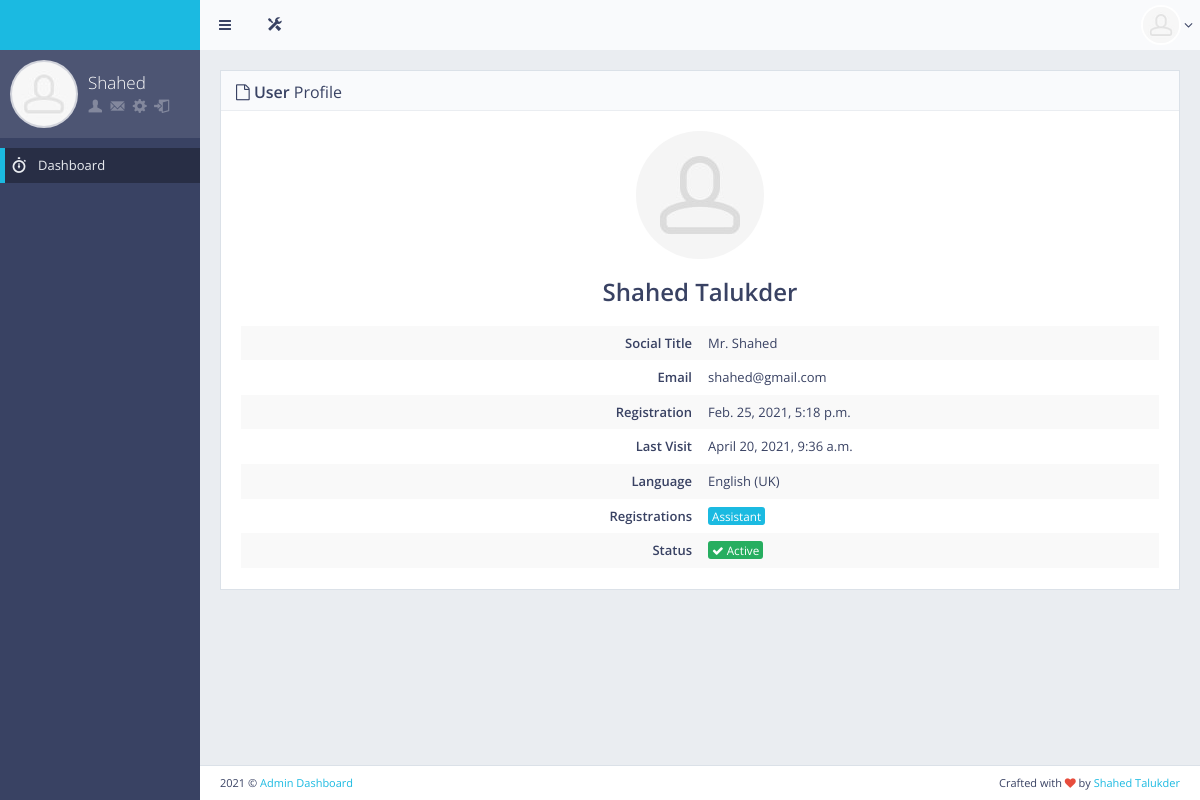
Page /profile/ (signed in) on the earlier database version.
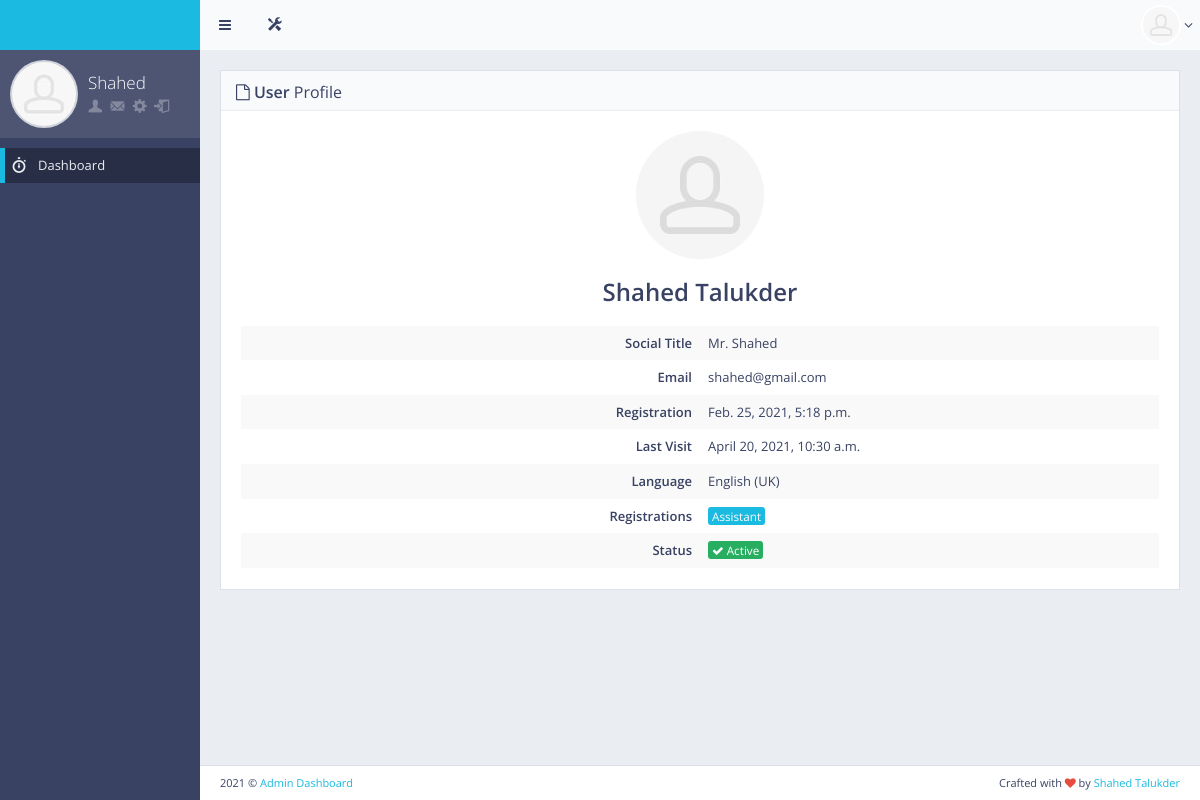
Same page on the later database version.
### main/models.py (models this page shows, shortened)
class User(AbstractUser):
    is_doctor = models.BooleanField(default=False)
    is_student = models.BooleanField(default=False)
    is_moderator = models.BooleanField(default=False)
    is_assistant = models.BooleanField(default=False)
    is_driver = models.BooleanField(default=False)

### main/views.py (the view)
# urls.py: path('profile/', views.user_profile, name="user_profile"),
def user_profile(request):
    if request.user.is_authenticated:
        return render(request, 'user_profile.html', {"title":"{} Profile".format(request.user.username.title())})
    else:
        return redirect('/')

### main/templates/user_profile.html (shortened to what this page needs)
{%extends 'base.html'%}
{%load static%}
{%block main_content%}
<div id="page-content" style="min-height: 1189px;">
    <div class="row">
        <div class="col-lg-12">
            <div class="block">
                <div class="block-title">
                    <h2><i class="fa fa-file-o"></i> <strong>User</strong> Profile</h2>
                </div>
                <div class="block-section text-center">
                    <a href="javascript:void(0)">
                        <img src="{%static 'front/'%}img/placeholders/avatars/avatar4@2x.jpg" alt="avatar" class="img-circle">
                    </a>
                    <h3>
                        <strong>{{user.first_name | title}} {{user.last_name | title}}</strong><br><small></small>
                    </h3>
                </div>
                <table class="table table-borderless table-striped table-vcenter">
                    <tbody>
                        <tr>
                            <td class="text-right" style="width: 50%;"><strong>Social Title</strong></td>
                            <td>Mr. {{user.first_name}}</td>
                        </tr>
                        <tr>
                            <td class="text-right"><strong>Email</strong></td>
                            <td>{{user.email}}</td>
                        </tr>
                        <tr>
                            <td class="text-right"><strong>Registration</strong></td>
                            <td>{{user.date_joined}}</td>
                        </tr>
                        <tr>
                            <td class="text-right"><strong>Last Visit</strong></td>
                            <td>{{user.last_login}}</td>
                        </tr>
                        <tr>
                            <td class="text-right"><strong>Language</strong></td>
                            <td>English (UK)</td>
                        </tr>
                        <tr>
                            <td class="text-right"><strong>Registrations</strong></td>
                            {%if user.is_superuser%}
                            <td><span class="label label-primary">Admin</span></td>
                            {%elif user.is_doctor%}
                            <td><span class="label label-primary">Doctor</span></td>
                            {%elif user.is_moderator%}
                            <td><span class="label label-primary">Moderator</span></td>
                            {%else%}
                            <td><span class="label label-primary">Assistant</span></td>
                            {%endif%}
                        </tr>
                        <tr>
                            <td class="text-right"><strong>Status</strong></td>
                            {%if user.is_active%}
                            <td><span class="label label-success"><i class="fa fa-check"></i> Active</span></td>
                            {%else%}
                            <td><span class="label label-danger"><i class="fa fa-check"></i>Not Active</span></td>
                            {%endif%}
                        </tr>
                    </tbody>
                </table>
            </div>
        </div>
    </div>
</div>
{%endblock main_content%}

### main/templates/base.html (shortened to what the changed rows need)
<!DOCTYPE html> {%load static%}
<html class="no-js" lang="en">
<head>
    <link rel="stylesheet" href="{% static 'front/' %}css/bootstrap.min.css">
    <link rel="stylesheet" href="{% static 'front/' %}css/plugins.css">
    <link rel="stylesheet" href="{% static 'front/' %}css/main.css">
    <link rel="stylesheet" href="{% static 'front/' %}css/themes.css">
</head>
<body>
    <div id="page-wrapper">
        <div id="page-container" class="sidebar-partial sidebar-visible-lg sidebar-no-animations">
            <div id="sidebar">
                <div id="sidebar-scroll">
                    <div class="sidebar-content">
                        <div class="sidebar-section sidebar-user clearfix sidebar-nav-mini-hide">
                            <div class="sidebar-user-avatar">
                                <a href="{%url 'user_profile'%}">
                                </a>
                            </div>
                            <div class="sidebar-user-name">{{user.first_name | title}}</div>
                            <div class="sidebar-user-links">
                                <a href="{%url 'user_profile'%}" data-toggle="tooltip" data-placement="bottom" title="Profile"><i class="gi gi-user"></i></a>
                                <a href="{%url 'home'%}" data-toggle="tooltip" data-placement="bottom" title="Report"><i class="gi gi-envelope"></i></a>
                                <a href="{%url 'home'%}" class="enable-tooltip" data-placement="bottom" title="Edit Profile"><i class="gi gi-cogwheel"></i></a>
                                <a href="{%url 'mylogout'%}" data-toggle="tooltip" data-placement="bottom" title="Logout"><i class="gi gi-exit"></i></a>
                            </div>
                        </div>
                    </div>
                </div>
            </div>
            <div id="main-container">
                {%block main_content%}{%endblock main_content%}
            </div>
        </div>
    </div>
</body>
</html>

Differences in the rows shown:
changed User "Shahed": last_login "April 20, 2021, 9:36 a.m." → "April 20, 2021, 10:30 a.m."
